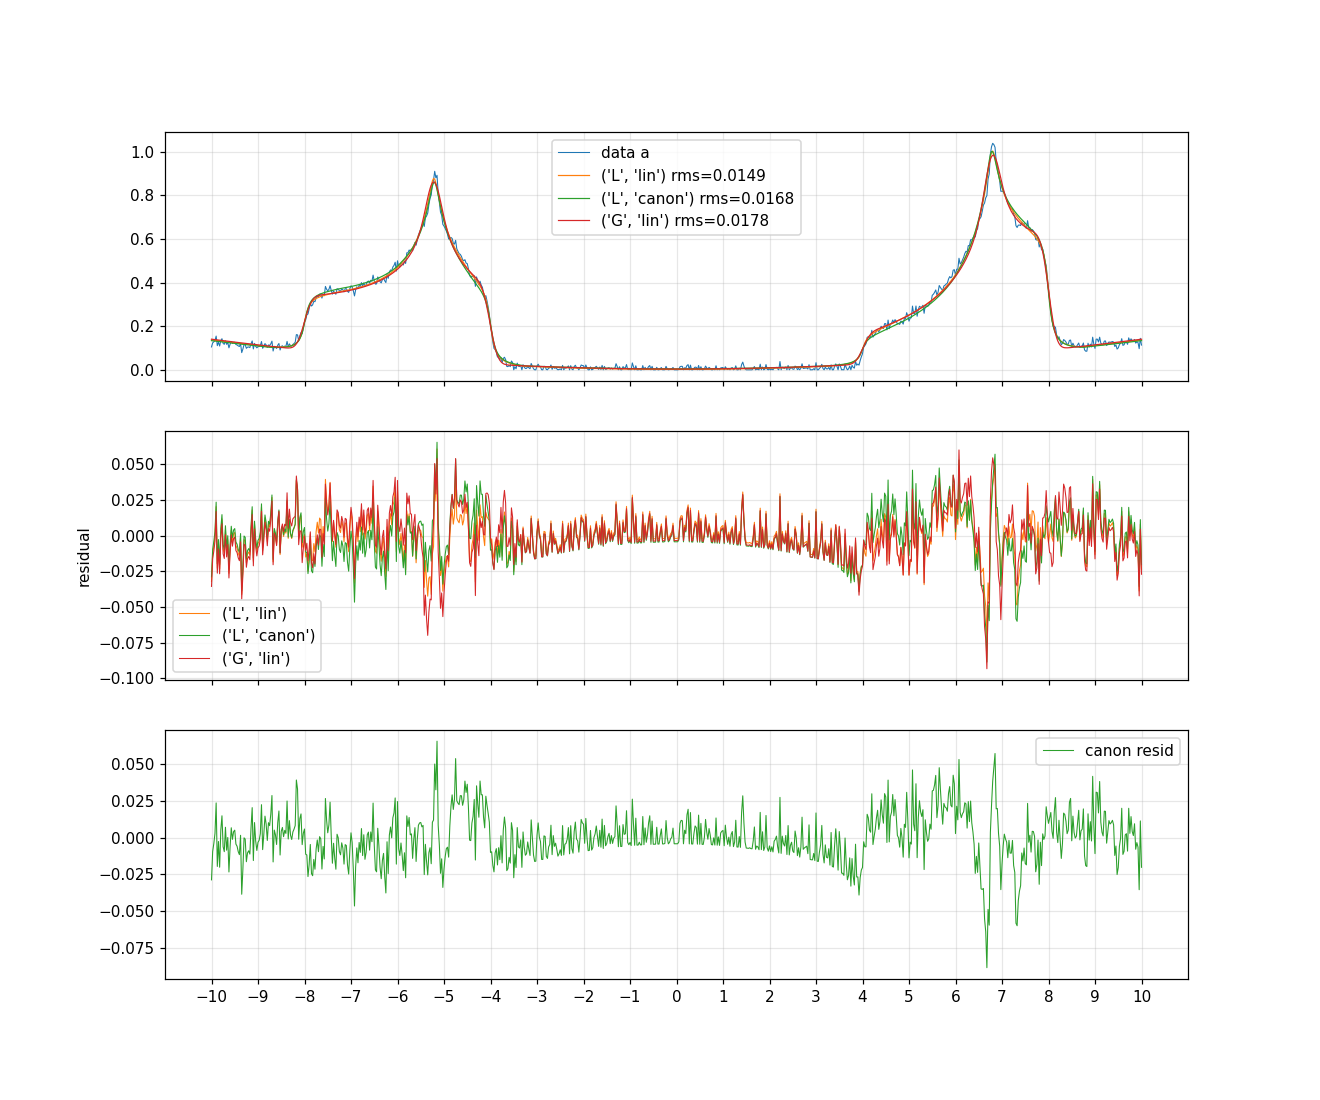

Write Python code to recreate this figure.
import json, numpy as np, matplotlib
matplotlib.use('Agg'); import matplotlib.pyplot as plt
from scipy.optimize import least_squares
with open('/app/measurements.json') as f: d = json.load(f)
sts = {s['panel']: s for s in d['measurements'][0]['spectra']}
V = np.array(sts['a']['bias']); y = np.array(sts['a']['dI_dV'])
N = 700
kx = (np.arange(N)+0.5)/N*2*np.pi - np.pi
KX, KY = np.meshgrid(kx, kx, indexing='ij')
cx, cy = np.cos(KX), np.cos(KY)
EPS = (-2*(cx+cy) - 4*0.196*cx*cy).ravel()
ebar = (EPS.min()+EPS.max())/2
egrid = np.arange(-14, 14, 0.01); de = egrid[1]-egrid[0]
bins = np.concatenate([egrid-de/2, [egrid[-1]+de/2]])
def hist(E, w):
    h,_ = np.histogram(E, bins=bins, weights=w); return h/de/E.size
def broaden(A, eta, kind):
    eta = min(max(abs(eta),1e-3),0.8)
    x = np.arange(-int(8*eta/de+5), int(8*eta/de+5)+1)*de
    if kind=='L': ker = (eta/np.pi)/(x**2+eta**2)
    elif kind=='G': ker = np.exp(-x**2/(2*eta**2))
    ker/=ker.sum(); return np.convolve(A, ker, mode='same')

def spectrum(wkind, p):
    U2 = p[0]
    Ep = U2 + (EPS-ebar)/2; Em = -U2 + (EPS-ebar)/2
    if wkind == 'lin':        # w- = 1/2 (1 - (eps-mu)/Dc)
        mu, Dc = p[1:3]; wm = 0.5*(1-(EPS-mu)/Dc)
    elif wkind == 'canon':    # w- = 1/2 (1 - eps/sqrt(eps^2+U^2)) with U = 2*U2 (Hubbard-I canonical), eps from mean
        wm = 0.5*(1 - EPS/np.sqrt(EPS**2 + (2*U2)**2))
    elif wkind == 'canonlin': # w- = 1/2(1 - eps/U)
        wm = 0.5*(1 - EPS/(2*U2))
    elif wkind == 'quad':
        mu, Dc, c = p[1:4]; x = EPS-mu; wm = 0.5*(1 - x/Dc) + c*x**2
    elif wkind == 'tanh':
        mu, Tw = p[1:3]; wm = 0.5*(1 - np.tanh((EPS-mu)/Tw))
    elif wkind == 'nk':       # w- = 1 - 1/2 n0 ... weights from bare occupation: w- = a + b*theta(mu0-eps)
        mu, a, b = p[1:4]; wm = a + b*(EPS<mu)
    wm = np.clip(wm, 0, 1); wp = 1-wm
    mid = 0.5*(Ep.min()+Em.max())
    return hist(np.concatenate([Ep-mid,Em-mid]), np.concatenate([wp,wm]))

def fit(wkind, p0, bk):
    def full(q):
        n = len(p0); p = q[:n]; eta, scale, b, c0 = q[n:]
        A = broaden(spectrum(wkind, p), eta, bk)
        return scale*np.interp(V, egrid, A) + b*V**2 + c0
    q0 = list(p0)+[0.09, 6.8, 0.0014, 0.002]
    r = least_squares(lambda q: full(q)-y, q0, diff_step=1e-2)
    rms = np.sqrt(2*r.cost/len(y))
    J = r.jac; cov = np.linalg.pinv(J.T@J)*(2*r.cost/(len(y)-len(r.x))); err = np.sqrt(np.abs(np.diag(cov)))
    return r.x, err, rms, full(r.x)

results = {}
for bk in ['L','G']:
    for wkind, p0 in [('lin',[6.0,0.0,16.0]), ('canon',[6.0]), ('canonlin',[6.0]), ('quad',[6.0,0.0,16.0,0.0]), ('tanh',[6.0,0.0,8.0]), ('nk',[6.0,0.47,0.3,0.4])]:
        x, err, rms, model = fit(wkind, p0, bk)
        print(f"broadening {bk}, weights {wkind:9s}: rms={rms:.4f}  params={np.round(x,4)}  err={np.round(err,4)}")
        results[(bk,wkind)] = (x, rms, model)
# plot residuals of a few
fig, axs = plt.subplots(3,1, figsize=(12,10), sharex=True)
axs[0].plot(V, y, lw=0.7, label='data a')
for key, c in [(('L','lin'),'C1'), (('L','canon'),'C2'), (('G','lin'),'C3')]:
    x, rms, model = results[key]
    axs[0].plot(V, model, lw=0.8, label=f'{key} rms={rms:.4f}', color=c)
    axs[1].plot(V, y-model, lw=0.7, label=str(key), color=c)
axs[0].legend(); axs[1].legend(); axs[1].set_ylabel('residual')
x, rms, model = results[('L','canon')]
axs[2].plot(V, y-model, lw=0.7, label='canon resid', color='C2'); axs[2].legend()
for a in axs: a.grid(alpha=0.3); a.set_xticks(np.arange(-10,11,1))
plt.savefig('/app/analysis/fit_a_weights.png', dpi=110)
